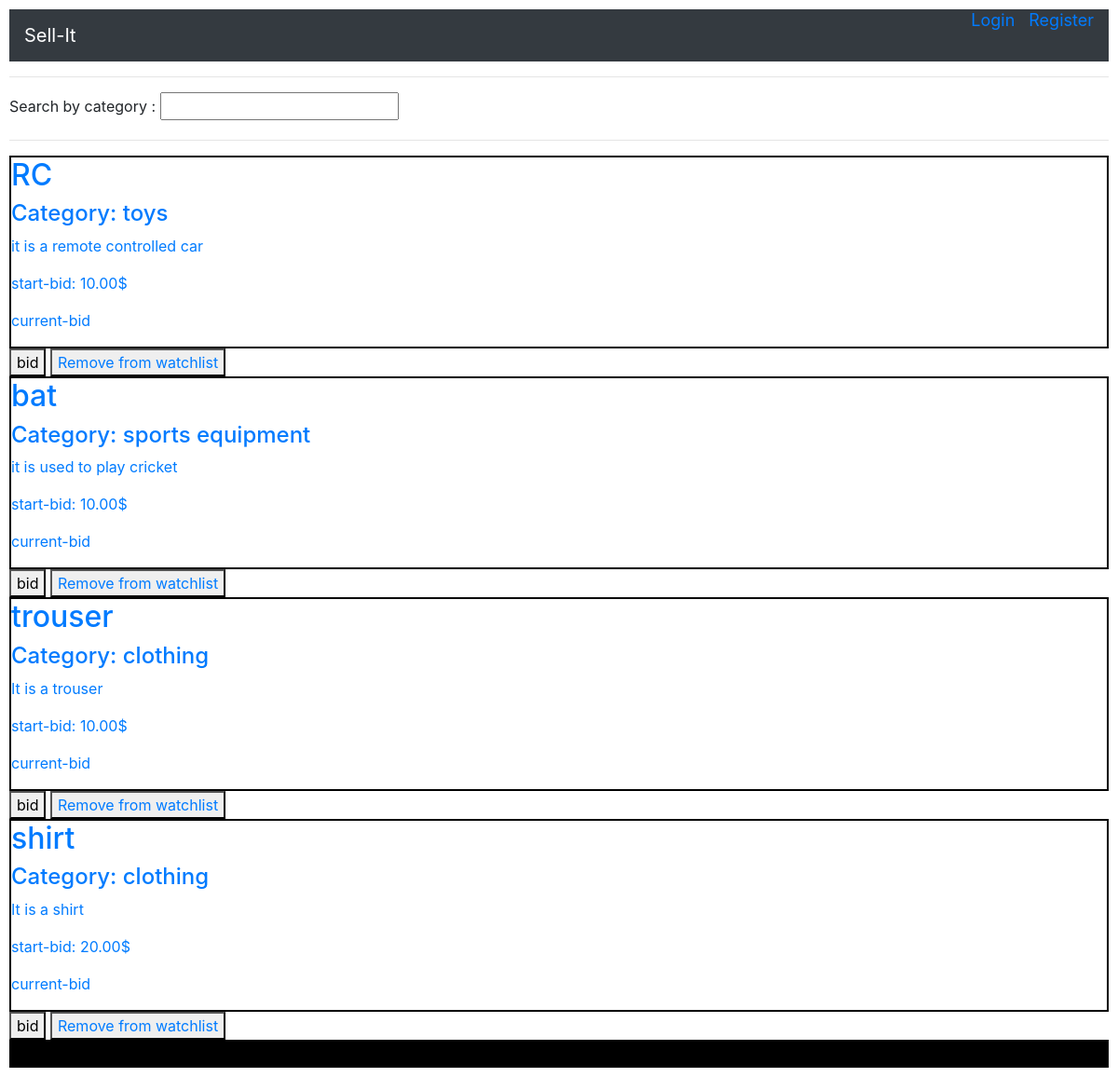
Screenshot of /watchlist/2 with the database file from the repository.
### auctions/models.py (models this page shows, shortened)
class Listings(models.Model):
    owner = models.ForeignKey(
        User, on_delete=models.CASCADE, related_name="owned_listings")
    title = models.CharField(max_length=64)
    description = models.CharField(max_length=2048)
    starting_bid = models.DecimalField(max_digits=8, decimal_places=2)
    image_url = models.CharField(max_length=2048, blank=True)
    category = models.CharField(max_length=64, blank=True)
    watchlist_user = models.ManyToManyField(
        User, blank=True, related_name='watchlist_item')
    closed = models.BooleanField(default=False)

### auctions/views.py (the view)
# urls.py: path("watchlist/<int:pk>", views.watchlist, name='watchlist'),
def watchlist(request, pk):
    wl = Listings.objects.filter(watchlist_user=pk)
    return render(request, 'auctions/watchlist.html', {'watchlist': wl})

### auctions/templates/auctions/watchlist.html (shortened to what this page needs)
{% extends "auctions/layout.html" %}
{% block body %}
{% for listing in watchlist %}
<div>
    <a href="{% url 'listing' listing.id %}">
        <section style='border:2px solid black'>
            <h2>{{listing.title}}</h2>
            <h4>Category: {{ listing.category }}</h4>
            <p>{{listing.description}}</p>
            <p>start-bid: {{listing.starting_bid}}$</p>
            <p>current-bid</p>
    </a>
    <button>bid</button>
    <button>
        <a href="{% url 'remove_watchlist' listing.id %}">
            Remove from watchlist</a>
    </button>
</div>
{% empty %}
<h2>You have not added anything in your watchlist </h2>
{% endfor %}
{% endblock %}

### auctions/static/auctions/styles.css (style rules this page uses)
body { padding: 10px; }

### auctions/templates/auctions/nav.html (style rules this page uses)
a { text-decoration: none; }

### rows the page displays
Listings: title "RC", category "toys", description "it is a remote controlled car", starting_bid "10.00"
Listings: title "bat", category "sports equipment", description "it is used to play cricket", starting_bid "10.00"
Listings: title "trouser", category "clothing", description "It is a trouser", starting_bid "10.00"
Listings: title "shirt", category "clothing", description "It is a shirt", starting_bid "20.00"
